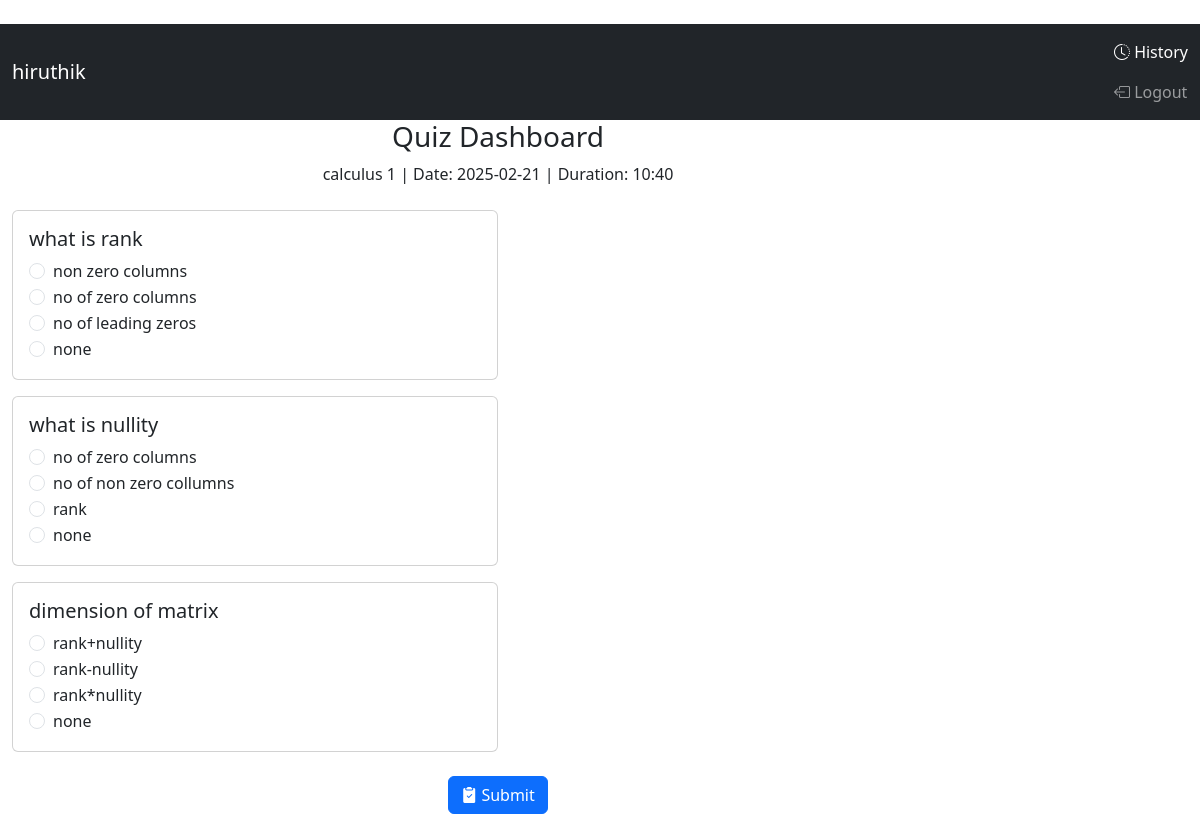
Page /quiz/2 (signed in) on the committed database.
### main.py (models this page shows)
class User(db.Model):
    __tablename__ = 'user'
    id = db.Column(db.Integer, primary_key=True)
    username = db.Column(db.String(255), unique=True, nullable=False)
    password = db.Column(db.String(255), nullable=False)
    email = db.Column(db.String(255), unique=True, nullable=False)
    fullname = db.Column(db.String(255), nullable=False)
    qualification = db.Column(db.String(255), nullable=False)
    dob = db.Column(db.String(255), nullable=False)
    is_admin = db.Column(db.Boolean, nullable=False)
    score_list = db.relationship('Score', back_populates='user_name', cascade='all, delete-orphan')

class Quiz(db.Model):
    __tablename__= 'quiz'
    id=db.Column(db.Integer, primary_key=True)
    name = db.Column(db.String(255), nullable=False)
    date_of_quiz= db.Column(db.String(255), nullable=False)
    time_duration= db.Column(db.Integer, nullable=False)
    remarks= db.Column(db.String(255), nullable=False)
    chapter_id= db.Column(db.String(255), db.ForeignKey("chapter.id"), nullable=False)
    chap_name= db.relationship('Chapter',back_populates='quiz_list')
    question_list= db.relationship('Question',back_populates='quiz_name',cascade='all, delete-orphan')
    score_list= db.relationship('Score',back_populates='quiz_name',cascade='all, delete-orphan')

class Question(db.Model):
    id = db.Column(db.Integer, primary_key=True)
    question_statement = db.Column(db.String(255), nullable=False)
    option1 = db.Column(db.String(255), nullable=False)
    option2 = db.Column(db.String(255), nullable=False)
    option3 = db.Column(db.String(255), nullable=False)
    option4 = db.Column(db.String(255), nullable=False)
    answer = db.Column(db.String(255), nullable=False)  # Store actual answer text
    quiz_id = db.Column(db.Integer, db.ForeignKey("quiz.id"), nullable=False)
    quiz_name = db.relationship('Quiz', back_populates='question_list')

### main.py (the view)
@app.route('/quiz/<int:quiz_id>',methods=['GET', 'POST'])
def quiz_page(quiz_id):
    if 'user_id' in session:
        quiz= Quiz.query.filter_by(id=quiz_id).first()
        questions=Question.query.filter_by(quiz_id=quiz_id).all()
        user=User.query.filter_by(id=session['user_id']).first()
        return render_template('quiz.html',questions=questions, quiz=quiz, user=user)
    return redirect('/login')

### templates/quiz.html
{% extends "index.html" %}
{% block content %}
<nav class="navbar navbar-dark bg-dark">
    <div class="container-fluid">
        <a class="navbar-brand" href="/dashboard">{{user.username}}</a>
        <ul class="navbar-nav ml-auto ">
            <li class="nav-item">
                <a class="nav-link active" href="/user_dashboard/history"><i class="bi bi-clock-history"></i> History</a>
            </li>
            <li class="nav-item">
                <a class="nav-link" href="/logout"><i class="bi bi-box-arrow-left"></i> Logout</a>
            </li>
        </ul>
    </div>
</nav>
<div class="'container-fluid">
    <div class="row">
        <div class="col-md-10">
            <h3 class="text-center d-flex justify-content-center mx-auto">Quiz Dashboard</h3>
<p class="text-center">
    {{ quiz.name }}     | Date: {{ quiz.date_of_quiz }}    |
     Duration: {{ quiz.time_duration }}
</p>
<div class="container mt-4">
    <div class="row">
        <form action="/submit_quiz/{{quiz.id}}" method="post">
            {% for question in questions %}
            <div class="col-md-6 mb-3">
                <div class="card">
                    <div class="card-body">
                        <h5 class="card-title">{{ question.question_statement }}</h5>
                        <div class="form-check">
                            <input class="form-check-input" type="radio" name="question_{{ question.id }}" id="q{{ question.id }}_option1" value="{{ question.option1 }}">
                            <label class="form-check-label" for="q{{ question.id }}_option1">
                                {{ question.option1 }}
                            </label>
                        </div>
                        <div class="form-check">
                            <input class="form-check-input" type="radio" name="question_{{ question.id }}" id="q{{ question.id }}_option2" value="{{ question.option2 }}">
                            <label class="form-check-label" for="q{{ question.id }}_option2">
                                {{ question.option2 }}
                            </label>
                        </div>
                        <div class="form-check">
                            <input class="form-check-input" type="radio" name="question_{{ question.id }}" id="q{{ question.id }}_option3" value="{{ question.option3 }}">
                            <label class="form-check-label" for="q{{ question.id }}_option3">
                                {{ question.option3 }}
                            </label>
                        </div>
                        <div class="form-check">
                            <input class="form-check-input" type="radio" name="question_{{ question.id }}" id="q{{ question.id }}_option4" value="{{ question.option4 }}">
                            <label class="form-check-label" for="q{{ question.id }}_option4">
                                {{ question.option4 }}
                            </label>
                        </div>
                    </div>
                </div>
            </div>
            {% endfor %}
        <div class="col-md-12 text-center">
            <div class="mt-4">
                <button type="submit" class="btn btn-primary"><i class="bi bi-clipboard2-check-fill"></i> Submit </button>
            </div>
        </form>
        </div>
    </div>
</div>
{% endblock %}

### rows in the picture
User: username "hiruthik"
Quiz: name "calculus 1", date_of_quiz "2025-02-21", time_duration "10:40"
Question: question_statement "what is rank", option1 "non zero columns", option2 "no of zero columns", option3 "no of leading zeros", option4 "none"
Question: question_statement "what is nullity", option1 "no of zero columns", option2 "no of non zero collumns", option3 "rank", option4 "none"
Question: question_statement "dimension of matrix", option1 "rank+nullity", option2 "rank-nullity", option3 "rank*nullity", option4 "none"
